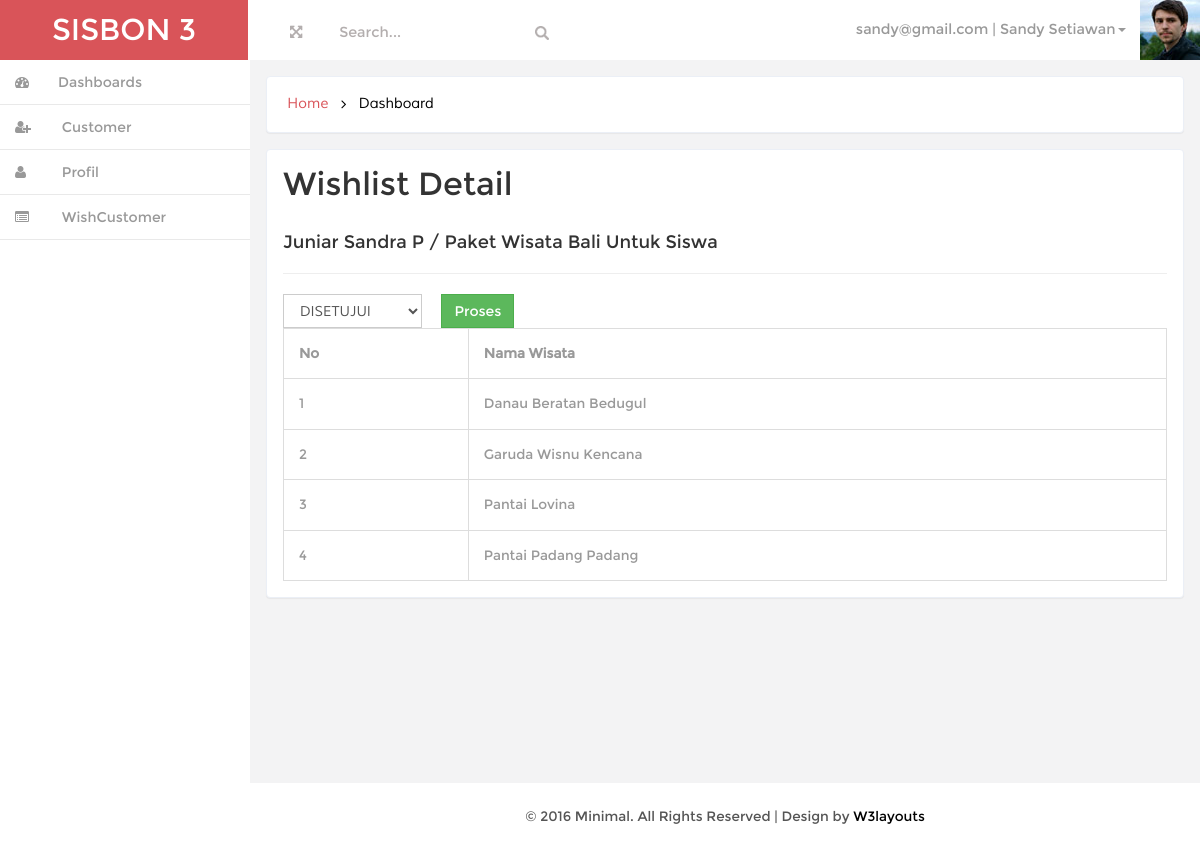
Page /index.php?page=wishlist_detail&idwish=1 (signed in) on the committed database.
### tables this page shows
CREATE TABLE IF NOT EXISTS `tbpegawai` (
  `id_pegawai` int(11) NOT NULL AUTO_INCREMENT,
  `nama` varchar(100) NOT NULL,
  `tgl_lahir` date NOT NULL,
  `no_telp` varchar(20) NOT NULL,
  `alamat` text NOT NULL,
  `tgl_masuk` date NOT NULL,
  `email` varchar(50) NOT NULL,
  `password` varchar(50) NOT NULL,
  PRIMARY KEY (`id_pegawai`)
);

CREATE TABLE IF NOT EXISTS `tbcustomer` (
  `id_customer` int(11) NOT NULL AUTO_INCREMENT,
  `id_pegawai` int(11) NOT NULL,
  `nama` varchar(100) NOT NULL,
  `no_telp` varchar(20) NOT NULL,
  `alamat` text NOT NULL,
  `email` varchar(50) NOT NULL,
  `password` varchar(50) NOT NULL,
  `tgl_input` date NOT NULL,
  `bulan` varchar(20) NOT NULL,
  `tahun` varchar(5) NOT NULL,
  PRIMARY KEY (`id_customer`)
);

CREATE TABLE IF NOT EXISTS `tbwish` (
  `id_wish` int(11) NOT NULL AUTO_INCREMENT,
  `id_kota` int(11) NOT NULL,
  `id_customer` int(11) NOT NULL,
  `ket` text NOT NULL,
  `jml` int(11) NOT NULL,
  `status` int(11) NOT NULL,
  PRIMARY KEY (`id_wish`)
);

CREATE TABLE IF NOT EXISTS `tbwishlist` (
  `id_wishlist` int(11) NOT NULL AUTO_INCREMENT,
  `id_wish` int(11) NOT NULL,
  `id_trip` int(11) NOT NULL,
  PRIMARY KEY (`id_wishlist`)
);

CREATE TABLE IF NOT EXISTS `tbtrip` (
  `id_trip` int(11) NOT NULL AUTO_INCREMENT,
  `id_kota` int(11) NOT NULL,
  `nama_wisata` varchar(100) NOT NULL,
  PRIMARY KEY (`id_trip`)
);

### class/User.php (called while the page is built, shortened)
<?php
class User
{
    private $pegawai;
    public function __construct(){
        $admin = new Admin();
        $pegawai = new Pegawai();
        $this->pegawai = $pegawai;
        $customer = new Customer();
        if(isset($_SESSION['user_session']))
        {
            if($_SESSION['user_level']=='admin')
            {
                $this->getIdentitasAdmin();
            }
            elseif($_SESSION['user_level']=='pegawai')
            {
                $this->getIdentitasPegawai();
            }
            else
            {
                $this->getIdentitasCustomer();
            }
        }
    }
    public function getIdentitasPegawai()
    {
        $d = $this->pegawai->getById($_SESSION['user_session']);
        $this->nama_user = $d['nama'];
        $this->email_user = $d['email'];
    }
}

### class/Pegawai.php (called while the page is built, shortened)
<?php
class Pegawai implements BaseData
{
    private $conn;
    public function __construct()
    {
        $database = new Koneksi();
        $db = $database->dbKoneksi();
        $this->conn = $db;
    }
    public function getById($id)
    {
       try
       {
           $stmt = $this->conn->prepare("SELECT * FROM tbpegawai WHERE id_pegawai=$id");
           $stmt->execute();
           $rowPegawai = $stmt->fetch(PDO::FETCH_ASSOC);
           return $rowPegawai;
       }
       catch(PDOException $e)
       {
           echo $e->getMessage();
       }
    }
}

### session.php (called while the page is built, shortened)
<?php
$user = new User();

### class/Wish.php (called while the page is built, shortened)
<?php
class Wish implements BaseData
{
    private $conn;
    public function __construct()
    {
        $database = new Koneksi();
        $db = $database->dbKoneksi();
        $this->conn = $db;
    }
    public function getById($id)
    {
        try
        {
            $stmt = $this->conn->prepare("SELECT * FROM tbwish WHERE id_wish=$id");
            $stmt->execute();
            $row = $stmt->fetch(PDO::FETCH_ASSOC);
            return $row;
        }
        catch(PDOException $e)
        {
            echo $e->getMessage();
        }
    }
}

### class/Customer.php (called while the page is built, shortened)
<?php
class Customer implements BaseData
{
    private $conn;
    public function __construct()
    {
        $database = new Koneksi();
        $db = $database->dbKoneksi();
        $this->conn = $db;
    }
    public function getById($id)
    {
        try
        {
            $stmt = $this->conn->prepare("SELECT * FROM tbcustomer WHERE id_customer=$id");
            $stmt->execute();
            $rowCustomer = $stmt->fetch(PDO::FETCH_ASSOC);
            return $rowCustomer;
        }
        catch(PDOException $e)
        {
            echo $e->getMessage();
        }
    }
}

### class/Wishlist.php (called while the page is built, shortened)
<?php
class Wishlist implements BaseData
{
    private $conn;
    public function __construct()
    {
        $database = new Koneksi();
        $db = $database->dbKoneksi();
        $this->conn = $db;
    }
    public function getDataByIdWish($idwish)
    {
        try
        {
            $stmt = $this->conn->prepare("SELECT * FROM tbwishlist WHERE id_wish=:idwish");
            $stmt->execute(array(
                ':idwish'=>$idwish,
            ));
            $row = $stmt->fetchAll(PDO::FETCH_ASSOC);
            return $row;
        }
        catch(PDOException $e)
        {
            echo $e->getMessage();
        }
    }
}

### class/Trip.php (called while the page is built, shortened)
<?php
class Trip implements BaseData
{
    private $conn;
    public function __construct()
    {
        $database = new Koneksi();
        $db = $database->dbKoneksi();
        $this->conn = $db;
    }
    public function getById($id)
    {
        try
        {
            $stmt = $this->conn->prepare("SELECT t.*,k.nama_kota FROM tbtrip t INNER JOIN tbkota k ON t.id_kota=k.id_kota WHERE t.id_trip=$id");
            $stmt->execute();
            $row = $stmt->fetch(PDO::FETCH_ASSOC);
            return $row;
        }
        catch(PDOException $e)
        {
            echo $e->getMessage();
        }
    }
}

### index.php (the view, shortened to what this page needs)
<?php
require_once("session.php");
?>
<!DOCTYPE HTML>
<html>
<head>
<link href="css/bootstrap.min.css" rel='stylesheet' type='text/css' />
<link href="css/style.css" rel='stylesheet' type='text/css' />
<link href="css/font-awesome.css" rel="stylesheet">
<link href="css/custom.css" rel="stylesheet">
</head>
<body>
<div id="wrapper">
        <nav class="navbar-default navbar-static-top" role="navigation">
             <div class="navbar-header">
               <h1> <a class="navbar-brand" href="index.php">SISBON <?=SISBON_LEVEL_USER_CUSTOMER?></a></h1>
			   </div>
			 <div class=" border-bottom">
        	<div class="full-left">
        	  <section class="full-top">
				<button id="toggle"><i class="fa fa-arrows-alt"></i></button>
			</section>
			<form class=" navbar-left-right">
              <input type="text"  value="Search..." onfocus="this.value = '';" onblur="if (this.value == '') {this.value = 'Search...';}">
              <input type="submit" value="" class="fa fa-search">
            </form>
            <div class="clearfix"> </div>
           </div>
		    <div class="drop-men" >
		        <ul class=" nav_1">
					<li class="dropdown">
		              <a href="#" class="dropdown-toggle dropdown-at" data-toggle="dropdown"><span class=" name-caret"><?=$user->email_user?> | <?=$user->nama_user?><i class="caret"></i></span><img src="images/wo.jpg"></a>
		            </li>
		        </ul>
		     </div>
			<div class="clearfix">
     </div>
		    <div class="navbar-default sidebar" role="navigation">
                <div class="sidebar-nav navbar-collapse">
                <ul class="nav" id="side-menu">
					<?php include "sidemenu.php" ?>
                </ul>
            </div>
			</div>
        </nav>
        <div id="page-wrapper" class="gray-bg dashbard-1">
       <div class="content-main">
		    <div class="banner">
				<h2>
				<a href="index.html">Home</a>
				<i class="fa fa-angle-right"></i>
				<span>Dashboard</span>
				</h2>
		    </div>
		   <div class="blank">
			   <div class="blank-page">
					<?php
					if(isset($_GET['page']) AND file_exists('page/'.$_GET['page'].'.php')){include "page/".$_GET['page'].'.php';} else {include "page/home.php";}
					?>
			   </div>
		   </div>
<div class="copy">
            <p> &copy; 2016 Minimal. All Rights Reserved | Design by <a href="#" target="_blank">W3layouts</a> </p>
	    </div>
		</div>
       </div>
     </div>
</body>
</html>

### page/wishlist_detail.php (shortened to what this page needs)
<?php
$model = new Wishlist();
$trip = new Trip();
$wish = new Wish();
$customer = new Customer();
$wishrow = $wish->getById($_GET['idwish']);
$customerrow = $customer->getById($wishrow['id_customer']);
?>
<h3 class="head-top">Wishlist Detail</h3>
<h4><?=$customerrow['nama']?> / <?=$wishrow['ket']?></h4>
<hr>
<div class="row">
    <form class="form-inline" method="post">
        <div class="form-group">
            <div class="col-md-4">
                <select name="status" class="form-control" required>
                    <option value="<?=SISBON_STATUS_WISH_DISETUJUI?>" <?=$wishrow['status']==SISBON_STATUS_WISH_DISETUJUI?'selected':''?> >DISETUJUI</option>
                </select>
            </div>
        </div>
        <div class="form-group">
            <input type="submit" class="btn btn-success" name="simpan" value="Proses">
        </div>
    </form>
</div>
<table class="table table-bordered table-responsive">
    <tr>
        <th>No</th>
        <th>Nama Wisata</th>
    </tr>
<?php
$no=1;
foreach($model->getDataByIdWish($_GET['idwish']) as $row){
?>
    <tr>
        <td><?=$no++?></td>
        <td><?=$trip->getById($row['id_trip'])['nama_wisata']?></td>
    </tr>
<?php } ?>
</table>

### css/style.css (style rules this page uses)
h4, h5, h6, h1, h2, h3 { margin: 0; }
ul, ol { margin: 0;padding: 0; }
p { margin: 0; }
html, body { font-family:'Montserrat-Regular'; font-size: 100%; background:#F3F3F4; overflow-x: hidden; }
body a { transition:0.5s all; -webkit-transition:0.5s all; -moz-transition:0.5s all; -o-transition:0.5s all; -ms-transition:0.5s all; }
div#wrapper { background-color: #fff; }
.navbar-default.sidebar { background-color: #fff; }
h1 a.navbar-brand { color: #fff !important; font-size: 30px; font-weight: 500; padding: 20px 0px; background: #d95459; text-align: center; width:248px; height: 60px; }
@media (min-width: 768px) { #page-wrapper { position: inherit; margin: 0 0 0 240px; min-height: 1000px; } }
a.dropdown-toggle.dropdown-at { border-bottom: none; }
.content-main { background-color: #F3F3F4; padding-top: 1em; }
.full-top { float:left; }
.navbar-left-right { float: left; margin-left: 6%; }
.border-bottom { background-color: #fff; }
.full-left { float: left; width: 40%; margin-left: 3%; margin-top: 1.3em; }
.full-left button { background: none; border: none; outline: none; color: #B3AEAE; font-size: 0.9em; }
.navbar-left-right input[type="text"] { background: none; border: none; outline: none; color:#B3AEAE; font-size: 0.9em; }
.navbar-left-right input[type="submit"] { background: url(../images/search.png) 0px 2px no-repeat; width:16px; height:16px; border: none; outline: none; color:#B3AEAE; font-size: 0.9em; }
.drop-men { float: right; }
.dropdown-at { padding: 0 !important; position: relative; color: #999; font-size: 0.9em; text-decoration: none ; }
.dropdown-at img { margin: 0 0em 0 1em; }
.dropdown, .dropup { display: inline-block; padding:0; }
.banner { background: #fff; display: block; margin: 0em 1em ; padding:1em; border: 1px solid #ebeff6; border-color: #ebeff6; border-radius: 4px; -webkit-border-radius: 4px; -o-border-radius: 4px; -moz-border-radius: 4px; -ms-border-radius: 4px; -webkit-box-shadow: 0 1px 1px rgba(0,0,0,.05); box-shadow: 0 1px 1px rgba(0,0,0,.05); }
.banner h2 { font-size:0.9em; }
.banner h2 a { color:#D95459; text-decoration:none; font-family: 'Muli-Regular'; padding:0.3em ; }
.banner h2 span { color:#000; font-family: 'Muli-Regular'; padding:0.3em ; }
.banner h2 i { color:#000; vertical-align:middle; padding:0.3em ; }
.blank { padding: 1em; min-height: 650px; }
.blank-page { padding: 1em; background: #fff; border: 1px solid #ebeff6; border-radius: 4px; -webkit-border-radius: 4px; -o-border-radius: 4px; -moz-border-radius: 4px; -ms-border-radius: 4px; -webkit-box-shadow: 0 1px 1px rgba(0,0,0,.05); box-shadow: 0 1px 1px rgba(0,0,0,.05); }
.form-control { box-shadow: none; outline: none; border-radius: 0px; font-family: 'Muli-Regular'; }
.btn { border-radius: 0px; outline: none; }
h3.head-top { font-size:2em; margin-bottom:1em; }
.table td, .table>tbody>tr>td, .table>tbody>tr>th, .table>tfoot>tr>td, .table>tfoot>tr>th, .table>thead>tr>td, .table>thead>tr>th { padding: 15px !important; font-size: 0.85em; color: #999; border-top: none !important; }
.table { margin-bottom: 0; }
.copy { background:#fff; text-align:center; padding:1.5em 0; }
.copy p, .copy-right p { font-size:0.85em; color:#555; }
.copy p a, .copy-right p a { color:#000; }

### css/custom.css (style rules this page uses)
#wrapper { width: 100%; }
#page-wrapper { min-height: 568px; }
@media (min-width:768px) { #page-wrapper { position: inherit; margin: 0 0 0 250px; } }
.sidebar .sidebar-nav.navbar-collapse { padding-right: 0; padding-left: 0; }
@media (min-width:768px) { .sidebar { z-index: 1; position: absolute; width: 250px; } }

### rows in the picture
tbpegawai: email "sandy@gmail.com", nama "Sandy Setiawan"
tbcustomer: nama "Juniar Sandra P"
tbwish: ket "Paket Wisata Bali Untuk Siswa", status "DISETUJUI"
tbwishlist: id_trip.nama_wisata "Danau Beratan Bedugul"
tbwishlist: id_trip.nama_wisata "Garuda Wisnu Kencana"
tbwishlist: id_trip.nama_wisata "Pantai Lovina"
tbwishlist: id_trip.nama_wisata "Pantai Padang Padang"

### other values in the picture
SISBON_LEVEL_USER_CUSTOMER "3"
